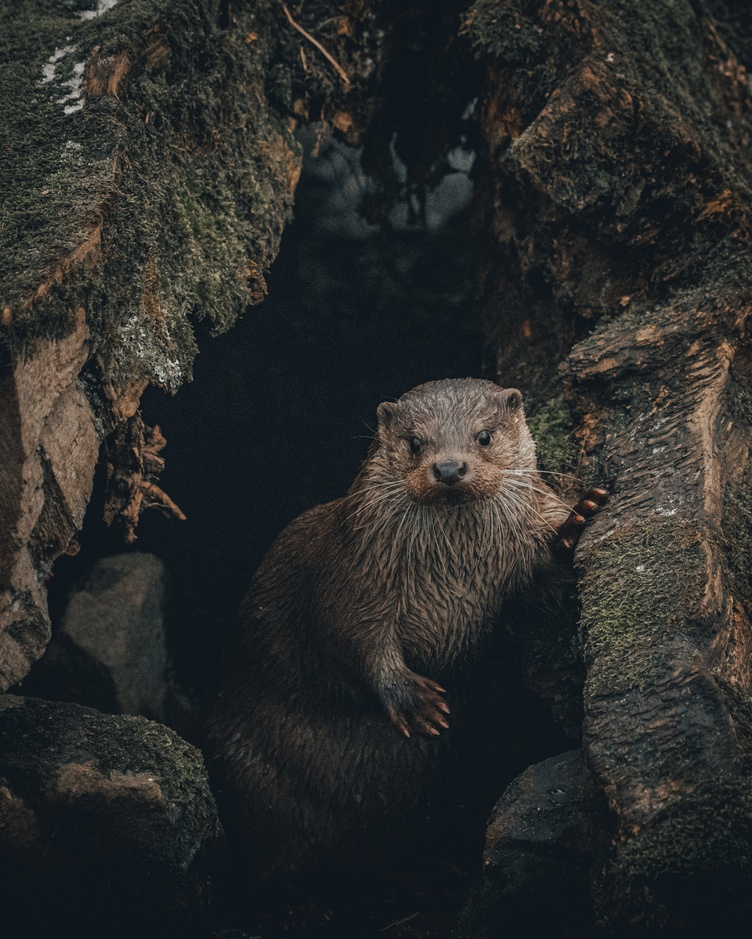
#> input picture otter.jpg, 752 x 939 px, shrunk from 3713 x 4639 before the run
$ python main.py
#> lines starting #> are read from the running program, lines starting #| are printed output that depends on the picture
import numpy as np
import matplotlib.pyplot as plt
import matplotlib.image as mpimg

# Load the original image
original_img = mpimg.imread('otter.jpg')
#> original_img is the input picture: shape (939, 752, 3); mean R, G, B 43, 44.1, 42.7

# Vertically slice the image by taking every second pixel
v_sliced_img = original_img[:, ::2, :]
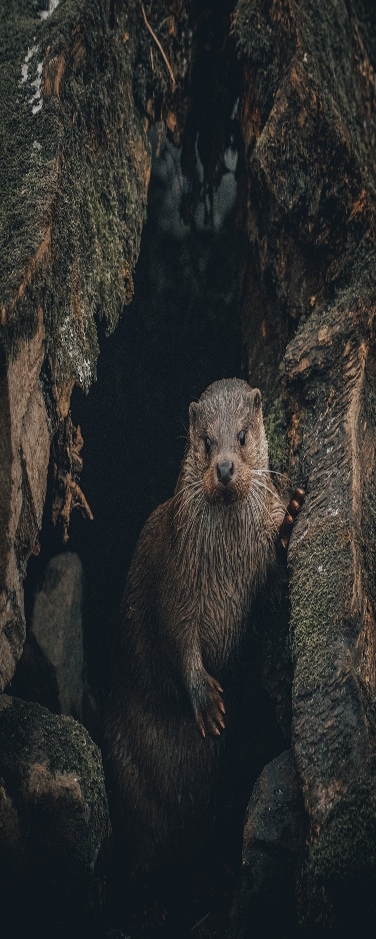
#> v_sliced_img: shape (939, 376, 3); mean R, G, B 43, 44.1, 42.8
v_sliced_img2 = original_img[:, 1::2, :]
v_sliced_imgs = np.concatenate((v_sliced_img, v_sliced_img2), axis=1)
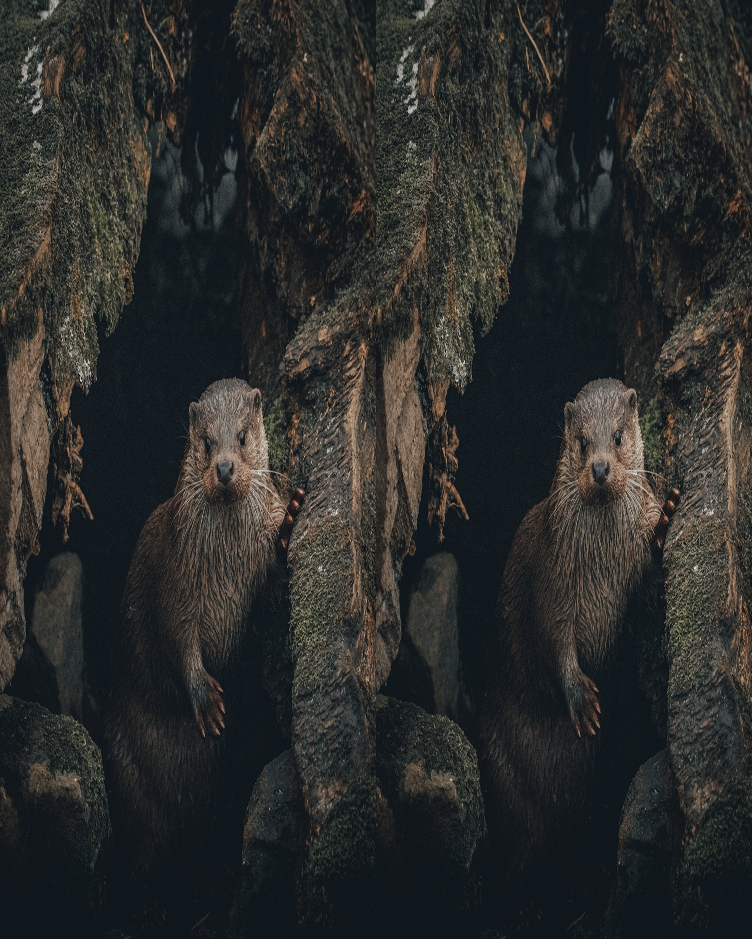
#> v_sliced_imgs: shape (939, 752, 3); mean R, G, B 43, 44.1, 42.7

# Horizontally slice the vertically sliced images by taking every second pixel
h_sliced_img1 = v_sliced_img[::2, :, :]
h_sliced_img2 = v_sliced_img[1::2, :, :]
h_sliced_img3 = v_sliced_img2[::2, :, :]
h_sliced_img4 = v_sliced_img2[1::2, :, :]
h_sliced_imgs_l = np.concatenate((h_sliced_img1, h_sliced_img2), axis=0)
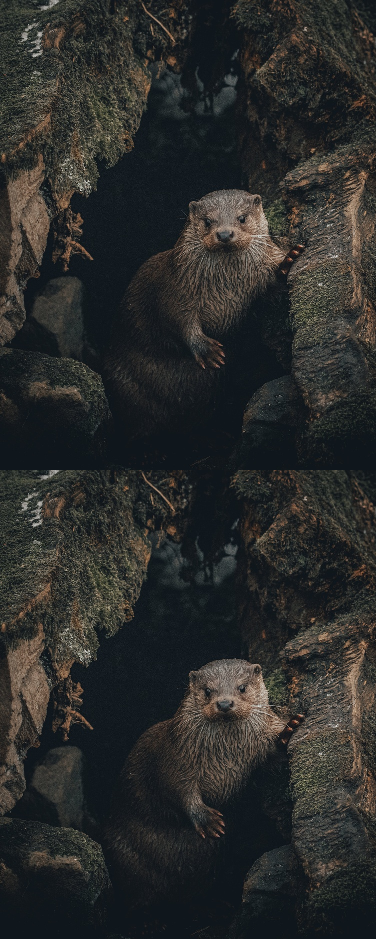
#> h_sliced_imgs_l: shape (939, 376, 3); mean R, G, B 43, 44.1, 42.8
h_sliced_imgs_r = np.concatenate((h_sliced_img3, h_sliced_img4), axis=0)
h_sliced_imgs = np.concatenate((h_sliced_imgs_l, h_sliced_imgs_r), axis=1)
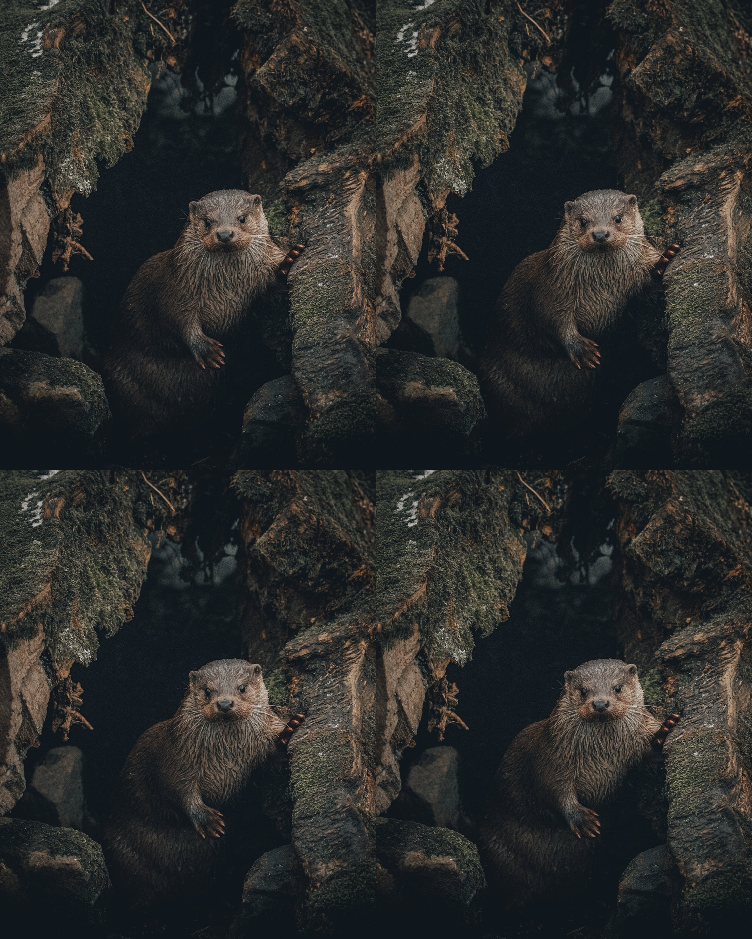
#> h_sliced_imgs: shape (939, 752, 3); mean R, G, B 43, 44.1, 42.7

# Combine all sliced images for comparison
sliced_imgs = np.concatenate((v_sliced_imgs, h_sliced_imgs), axis=0)
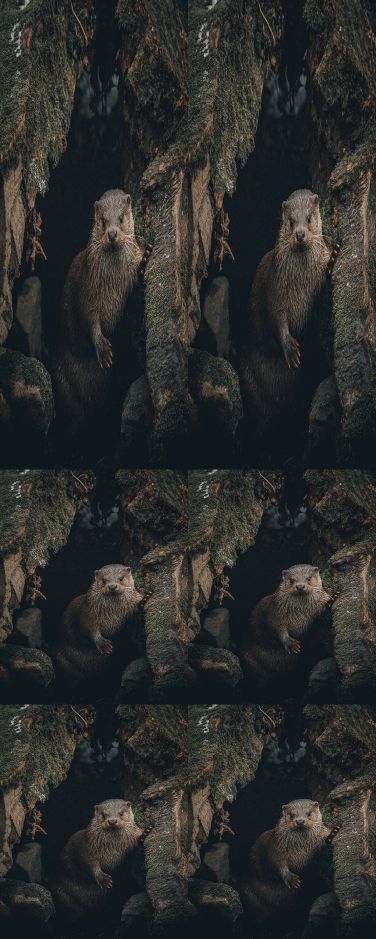
#> sliced_imgs: shape (1878, 752, 3) (shown at 1/2 size); mean R, G, B 43, 44.1, 42.7
full_comp = np.concatenate((original_img, sliced_imgs), axis=0)
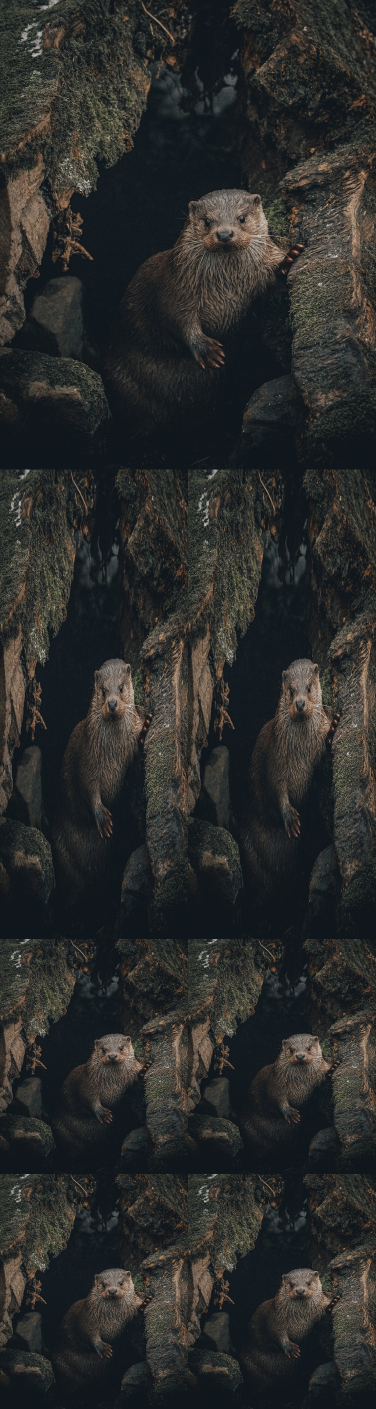
#> full_comp: shape (2817, 752, 3) (shown at 1/2 size); mean R, G, B 43, 44.1, 42.7

# plt.imsave('full_comp.jpg', full_comp)

# Display the combined image
plt.axis('off')  # Turn off axis labels
plt.imshow(full_comp)
plt.show()
